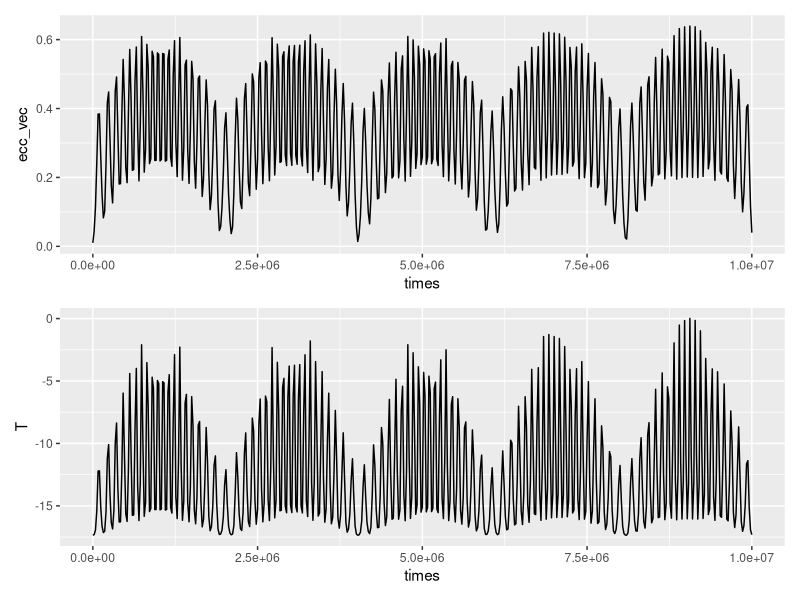

Write the R code that produced this figure.
suppressPackageStartupMessages({
  suppressWarnings({
    rm(list = ls())
    start <- Sys.time()
    require(deSolve) # solving ordinary differential equations (ODEs)
    library(ggplot2)
    library(patchwork)
  })
})
# working in mks
AU <- 1.495978707e11 # m
yr <- 31556926 # s
Ls <- 3.846e26 # W
Ms <- 1.989e30 # kg
Mj <- 1.89813e27 # kg
Me <- 5.972e24 #kg
GC <- 6.6743e-11
sigma <- 5.670373e-8 # Stephan-Boltzmann constant [W m^-2 K^-4]
albedo <- 0.29 # Earth's Albedo
T0 <- -273.15 # Kelvin to Celsius conversion
# --- Functions ----
kozai_osc <- function(t, state, params){
  # global parameters
  L1 <- unlist(params[1])
  L2 <- unlist(params[2])
  Gtot <- unlist(params[3])
  C3_noG <- unlist(params[4])
  C2_coeff <-unlist(params[5])
  
  # state variables
  e1 <- state[1]
  e2 <- state[2]
  G1 <- state[3]
  G2 <- state[4]
  cosi1 <- state[5]
  cosi2 <- state[6]
  omega1 <- state[7]
  omega2 <-state[8]
  
  # useful parameters per iteration
  C3 <- C3_noG / G2^5
  C2 <- (e2 ^2 -1) * C3 / C2_coeff
  i1 <- acos(cosi1)
  i2 <- acos(cosi2)
  itot <- i1 + i2
  
  cit <- cos(itot)
  co1 <- cos(omega1)
  co2 <- cos(omega2)
  c2o1 <- cos(2*omega1)
  s2o1 <- sin(2*omega1)
  e12 <- e1^2
  e22 <-e2^2
  so1 <- sin(omega1)
  so2 <- sin(omega2)
  sit <- sin(itot)
  
  B <- 2 +5*e12 - 7 * e12 * c2o1
  A <- 4 + 3*e12 -2.5 * B * sit^2
  cosphi <- -co1 * co2 - cit*so1*so2
  
  # Rates
  
  omega1_dt <-6* C2*(1/G1 * (4*cit^2 + (5*c2o1-1)*(1-e12-cit^2)+cit/G2 * (2+e12* (3-5*co1)))) -
              C3*e2*(e1*(1/G2 + cit/G1)* (so1 * so2 * (10 * (3*cit^2 - 1)*(1-e12)+A) - 5*B * cit * cosphi)
                       -(1-e12)/(e1 * G1) * (so1*so2 *10 * cit * sit^2 * (1-3*e12) + cosphi*(3*A-10*cit^2 +2)))
  
  omega2_dt <- 3*C2*(2*cit/G1 * (2+e12*(3-5*c2o1)) + 1/G2 * (4+6*e12+(5*cit^2-3)*(2+e12*(3-5*c2o1)))) +
               C3*e1*(so1*so2*((4*e22+1)/(e2*G2) * 10 * cit * sit^2 *(1-e12)  -
                      e2*(1/G1 + cit/G2)*(A+10*(3*cit^2-1)*(1-e12))) +
                      cosphi*(5*B*cit*e2*(1/G1 +cit/G2) + (4*e22+1)/(e2*G2) * A)  
                        )
  
  e1_dt <- C2 * (1-e12)/G1 * (30*e1*sit^2 * s2o1) + C3*e2*(1-e12)/G1 * (35*cosphi*sit^2 *e12 * s2o1
            -10*cit*sit^2 * co1 * so2 * (1-e12) - A*(so1*co2-cit*co1*so2))
  e2_dt <- -C3*e1*(1-e12)/G2 * (10*cit*sit^2 * (1-e12)*so1*co2+ A*(co1*so2-cit*so1*co2))
  G1_dt <- -C2*30*e12*s2o1*sit^2 +C3*e1*e2*(-35*e12*sit^2 *s2o1 * cosphi +A*(so1*co2-cit*co1*so2) + 10*cit*sit^2 * (1-e12)*co1*so2)
  G2_dt <- C3 * e1*e2*(A*(co1*so2-cit*so1*co2) +10*cit*sit^2 * (1-e12)*so1*co2)
  ### Not a part of the state vector but yet useful intermediate equations
  H1_dt <- G1/Gtot * G1_dt - G2/Gtot * G2_dt
  H2_dt <- -H1_dt
  ####
  cosi1_dt <- H1_dt/G1 - G1_dt/G1 * cosi1
  cosi2_dt <- H2_dt/G2 - G2_dt/G2 * cosi2
  
  
  list(c(e1_dt,e2_dt,G1_dt,G2_dt,cosi1_dt,cosi2_dt,omega1_dt,omega2_dt))
}

lyr_to_AU <- function(l){
  return(l*6.3241e4)
}

to_radians<-function(deg){
  return(deg*pi/180)
}
to_deg<-function(rad){
  return(rad*180/pi)
}

# Convert mili-arcseconds to distance in the same units as the radius is given in
mas_to_dist <- function(angle, r){
  p<-2*pi*r
  as <- (p/360)/(60*60)
  mas <- 1e-3 * as
  return(angle*mas)
}

#---HD 202206 data ------
m1 <- 1 * Ms # Star
m2 <- 1 * Me # solid-planet
m3 <- 0.3 * Mj# gas-planet 
# 1 is for inner binary
a1 <- 1 * AU
e1 <- 	0.01
i1 <- to_radians(32)
omega1 <- to_radians(40)
# 2 is for outer planet (HD 202206-c)
a2 <- 3.9 * AU
e2 <- 0.3
i2 <- to_radians(15)
omega2 <- to_radians(0) # NOT GIVEN , will have to play with until stable or reasonable results occur

rel <- a1/a2
#-------Kozai Inputs-----------
# constants
L1 <-m1*m2/(m1+m2) * (GC * (m1+m2) * a1)^0.5
L2 <-m3*(m1+m2)/(m1+m2+m3) * (GC * (m1+m2+m3) * a2)^0.5
C3_noG <-  -15/16 * GC^2 /4 * (m1+m2)^9 / (m1+m2+m3)^4 * (m1-m2)/(m1*m2)^5 * L1^6 / L2^3  * m3^9
C2_coeff <- 15/4 * (m1-m2)/(m1+m2) * (a1/a2)
# initial values for state vector
G1 <-L1 * (1-e1^2)^0.5
G2 <-L2 * (1-e2^2)^0.5
H1 <- G1 * cos(i1)
H2 <- G2 * cos(i2) 
# constant
Gtot <- H1 + H2

ic <- c(e1, e2, G1, G2, cos(i1), cos(i2), omega1, omega2)
pars <- list(L1 = L1 , L2 = L2, Gtot = Gtot, C3_noG = C3_noG , C2_coeff = C2_coeff)
at <- 1e-10
rt <- 1e-10
tE <- 1e7 * yr
step <- tE/500

#---- Differential Equation -------
results <-ode(y=ic, times=seq(0, tE, by=step), func=kozai_osc, parms=pars,
                method="bdf", atol  = at, rtol = rt, maxsteps = 5000)
diagnostics(results)

disp_results <- results
disp_results[,1] <- results[,1]/yr
disp_results[,6:7] <-to_deg(acos(results[,6:7]))
disp_results[,8:9] <-results[,8:9] %% 360
times <- disp_results[,1]
ecc_vec <- disp_results[,2]
disp_results <-as.data.frame(disp_results)
colnames(disp_results) <- c("Time(years)", "e1", "e2", "G1", "G2", "i1", "i2", "omega1", "omega2")

p1<-ggplot(data = as.data.frame(cbind(times,ecc_vec)))+aes(x= times, y= ecc_vec) +
  geom_line()




#----- Eccentricity to Temperature ----------
d <- a1
Lum <- 1 * Ls # originaly 1.084
e <- ecc_vec # This should come from kozai results
# source : https://www.sciencedirect.com/science/article/pii/S1631071310000052
# the relation of average energy received over entire orbit to eccentricity
E <- (Lum*(1-albedo)/(16*sigma*pi*d^2))*(1-e^2)^(-0.5) # energy per area per time
T <- (E)^(1/4) + T0

 p2<-ggplot(data = as.data.frame(cbind(times,T)))+aes(x= times, y= T) +
   geom_line()
 
 p1+p2+plot_layout(ncol=1)
